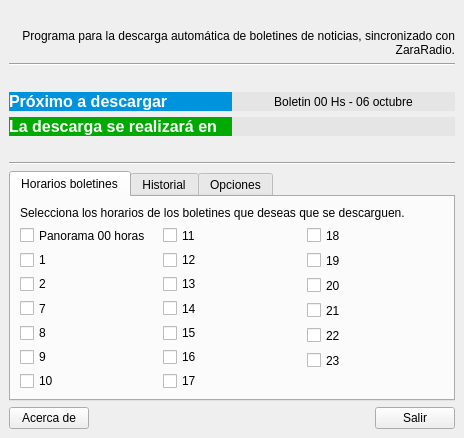
<?xml version="1.0" encoding="UTF-8"?>
<ui version="4.0">
 <class>MainWindow</class>
 <widget class="QMainWindow" name="MainWindow">
  <property name="geometry">
   <rect>
    <x>0</x>
    <y>0</y>
    <width>464</width>
    <height>428</height>
   </rect>
  </property>
  <property name="windowTitle">
   <string>Telam Downloader 1.0</string>
  </property>
  <widget class="QWidget" name="centralwidget">
   <layout class="QVBoxLayout" name="verticalLayout_8">
    <item>
     <layout class="QVBoxLayout" name="verticalLayout_7">
      <item>
       <widget class="QLabel" name="lbLogo">
        <property name="text">
         <string/>
        </property>
        <property name="alignment">
         <set>Qt::AlignCenter</set>
        </property>
       </widget>
      </item>
      <item>
       <widget class="QLabel" name="label">
        <property name="text">
         <string>&lt;html&gt;&lt;head/&gt;&lt;body&gt;&lt;p&gt;Programa para la descarga automática de boletines de noticias, sincronizado con ZaraRadio.&lt;/p&gt;&lt;/body&gt;&lt;/html&gt;</string>
        </property>
        <property name="scaledContents">
         <bool>false</bool>
        </property>
        <property name="alignment">
         <set>Qt::AlignRight|Qt::AlignTrailing|Qt::AlignVCenter</set>
        </property>
        <property name="wordWrap">
         <bool>true</bool>
        </property>
       </widget>
      </item>
     </layout>
    </item>
    <item>
     <widget class="Line" name="line">
      <property name="orientation">
       <enum>Qt::Horizontal</enum>
      </property>
     </widget>
    </item>
    <item>
     <widget class="QLabel" name="label_7">
      <property name="text">
       <string/>
      </property>
     </widget>
    </item>
    <item>
     <layout class="QHBoxLayout" name="horizontalLayout_4">
      <property name="spacing">
       <number>0</number>
      </property>
      <item>
       <widget class="QLabel" name="label_5">
        <property name="sizePolicy">
         <sizepolicy hsizetype="Preferred" vsizetype="Preferred">
          <horstretch>0</horstretch>
          <verstretch>0</verstretch>
         </sizepolicy>
        </property>
        <property name="styleSheet">
         <string notr="true">background-color: rgb(0, 147, 221);
color: rgb(255, 255, 255);
font:bold;
font-size: 16px;</string>
        </property>
        <property name="text">
         <string>Próximo a descargar</string>
        </property>
       </widget>
      </item>
      <item>
       <widget class="QLabel" name="lbProximoDescargar">
        <property name="styleSheet">
         <string notr="true">background-color: rgb(229, 229, 229);</string>
        </property>
        <property name="text">
         <string>Boletin 00 Hs - 06 octubre</string>
        </property>
        <property name="alignment">
         <set>Qt::AlignCenter</set>
        </property>
        <property name="indent">
         <number>10</number>
        </property>
       </widget>
      </item>
     </layout>
    </item>
    <item>
     <layout class="QHBoxLayout" name="horizontalLayout_5">
      <property name="spacing">
       <number>0</number>
      </property>
      <item>
       <widget class="QLabel" name="label_6">
        <property name="sizePolicy">
         <sizepolicy hsizetype="Preferred" vsizetype="Preferred">
          <horstretch>0</horstretch>
          <verstretch>0</verstretch>
         </sizepolicy>
        </property>
        <property name="styleSheet">
         <string notr="true">background-color: rgb(0, 170, 0);
color: rgb(255, 255, 255);
font:bold;
font-size: 16px;</string>
        </property>
        <property name="text">
         <string>La descarga se realizará en</string>
        </property>
       </widget>
      </item>
      <item>
       <widget class="QLabel" name="lbTiempoRestante">
        <property name="styleSheet">
         <string notr="true">background-color: rgb(229, 229, 229);</string>
        </property>
        <property name="text">
         <string/>
        </property>
        <property name="alignment">
         <set>Qt::AlignCenter</set>
        </property>
        <property name="indent">
         <number>10</number>
        </property>
       </widget>
      </item>
     </layout>
    </item>
    <item>
     <widget class="QLabel" name="label_8">
      <property name="text">
       <string/>
      </property>
     </widget>
    </item>
    <item>
     <widget class="Line" name="line_2">
      <property name="orientation">
       <enum>Qt::Horizontal</enum>
      </property>
     </widget>
    </item>
    <item>
     <widget class="QTabWidget" name="tabWidget">
      <property name="currentIndex">
       <number>0</number>
      </property>
      <widget class="QWidget" name="tab">
       <attribute name="title">
        <string>Horarios boletines</string>
       </attribute>
       <layout class="QVBoxLayout" name="verticalLayout_4">
        <item>
         <widget class="QLabel" name="label_2">
          <property name="text">
           <string>Selecciona los horarios de los boletines que deseas que se descarguen.</string>
          </property>
         </widget>
        </item>
        <item>
         <layout class="QHBoxLayout" name="horizontalLayout">
          <item>
           <layout class="QVBoxLayout" name="verticalLayout">
            <item>
             <widget class="QCheckBox" name="checkBox_0">
              <property name="text">
               <string>Panorama 00 horas</string>
              </property>
             </widget>
            </item>
            <item>
             <widget class="QCheckBox" name="checkBox_1">
              <property name="text">
               <string>1</string>
              </property>
             </widget>
            </item>
            <item>
             <widget class="QCheckBox" name="checkBox_2">
              <property name="text">
               <string>2</string>
              </property>
             </widget>
            </item>
            <item>
             <widget class="QCheckBox" name="checkBox_7">
              <property name="text">
               <string>7</string>
              </property>
             </widget>
            </item>
            <item>
             <widget class="QCheckBox" name="checkBox_8">
              <property name="text">
               <string>8</string>
              </property>
             </widget>
            </item>
            <item>
             <widget class="QCheckBox" name="checkBox_9">
              <property name="text">
               <string>9</string>
              </property>
             </widget>
            </item>
            <item>
             <widget class="QCheckBox" name="checkBox_10">
              <property name="text">
               <string>10</string>
              </property>
             </widget>
            </item>
           </layout>
          </item>
          <item>
           <layout class="QVBoxLayout" name="verticalLayout_2">
            <item>
             <widget class="QCheckBox" name="checkBox_11">
              <property name="text">
               <string>11</string>
              </property>
             </widget>
            </item>
            <item>
             <widget class="QCheckBox" name="checkBox_12">
              <property name="text">
               <string>12</string>
              </property>
             </widget>
            </item>
            <item>
             <widget class="QCheckBox" name="checkBox_13">
              <property name="text">
               <string>13</string>
              </property>
             </widget>
            </item>
            <item>
             <widget class="QCheckBox" name="checkBox_14">
              <property name="text">
               <string>14</string>
              </property>
             </widget>
            </item>
            <item>
             <widget class="QCheckBox" name="checkBox_15">
              <property name="text">
               <string>15</string>
              </property>
             </widget>
            </item>
            <item>
             <widget class="QCheckBox" name="checkBox_16">
              <property name="text">
               <string>16</string>
              </property>
             </widget>
            </item>
            <item>
             <widget class="QCheckBox" name="checkBox_17">
              <property name="text">
               <string>17</string>
              </property>
             </widget>
            </item>
           </layout>
          </item>
          <item>
           <layout class="QVBoxLayout" name="verticalLayout_3">
            <item>
             <widget class="QCheckBox" name="checkBox_18">
              <property name="text">
               <string>18</string>
              </property>
             </widget>
            </item>
            <item>
             <widget class="QCheckBox" name="checkBox_19">
              <property name="text">
               <string>19</string>
              </property>
             </widget>
            </item>
            <item>
             <widget class="QCheckBox" name="checkBox_20">
              <property name="text">
               <string>20</string>
              </property>
             </widget>
            </item>
            <item>
             <widget class="QCheckBox" name="checkBox_21">
              <property name="text">
               <string>21</string>
              </property>
             </widget>
            </item>
            <item>
             <widget class="QCheckBox" name="checkBox_22">
              <property name="text">
               <string>22</string>
              </property>
             </widget>
            </item>
            <item>
             <widget class="QCheckBox" name="checkBox_23">
              <property name="text">
               <string>23</string>
              </property>
             </widget>
            </item>
            <item>
             <widget class="QLabel" name="label_3">
              <property name="text">
               <string/>
              </property>
             </widget>
            </item>
           </layout>
          </item>
         </layout>
        </item>
        <item>
         <spacer name="verticalSpacer_2">
          <property name="orientation">
           <enum>Qt::Vertical</enum>
          </property>
          <property name="sizeHint" stdset="0">
           <size>
            <width>20</width>
            <height>40</height>
           </size>
          </property>
         </spacer>
        </item>
       </layout>
      </widget>
      <widget class="QWidget" name="tab_3">
       <attribute name="title">
        <string>Historial</string>
       </attribute>
       <layout class="QVBoxLayout" name="verticalLayout_10">
        <item>
         <widget class="QLabel" name="label_10">
          <property name="text">
           <string>Registro de sucesos</string>
          </property>
         </widget>
        </item>
        <item>
         <widget class="QTextEdit" name="teLog">
          <property name="verticalScrollBarPolicy">
           <enum>Qt::ScrollBarAlwaysOn</enum>
          </property>
         </widget>
        </item>
        <item>
         <layout class="QHBoxLayout" name="horizontalLayout_7">
          <item>
           <spacer name="horizontalSpacer_2">
            <property name="orientation">
             <enum>Qt::Horizontal</enum>
            </property>
            <property name="sizeHint" stdset="0">
             <size>
              <width>40</width>
              <height>20</height>
             </size>
            </property>
           </spacer>
          </item>
          <item>
           <widget class="QPushButton" name="btLimpiar">
            <property name="text">
             <string>Limpiar</string>
            </property>
           </widget>
          </item>
         </layout>
        </item>
       </layout>
      </widget>
      <widget class="QWidget" name="tab_2">
       <attribute name="title">
        <string>Opciones</string>
       </attribute>
       <layout class="QVBoxLayout" name="verticalLayout_9">
        <item>
         <layout class="QVBoxLayout" name="verticalLayout_5">
          <item>
           <widget class="QLabel" name="label_4">
            <property name="text">
             <string>Ubicación de descarga</string>
            </property>
           </widget>
          </item>
          <item>
           <layout class="QHBoxLayout" name="horizontalLayout_3">
            <item>
             <widget class="QLineEdit" name="leUbicacionDescarga"/>
            </item>
            <item>
             <widget class="QPushButton" name="btExaminarUD">
              <property name="maximumSize">
               <size>
                <width>50</width>
                <height>16777215</height>
               </size>
              </property>
              <property name="text">
               <string>...</string>
              </property>
             </widget>
            </item>
           </layout>
          </item>
         </layout>
        </item>
        <item>
         <layout class="QVBoxLayout" name="verticalLayout_6">
          <item>
           <widget class="QLabel" name="label_9">
            <property name="text">
             <string>Ubicación archivo relacionado (.lst) ZaraRadio</string>
            </property>
           </widget>
          </item>
          <item>
           <layout class="QHBoxLayout" name="horizontalLayout_6">
            <item>
             <widget class="QLineEdit" name="leUbicacionLST"/>
            </item>
            <item>
             <widget class="QPushButton" name="btExaminarULST">
              <property name="maximumSize">
               <size>
                <width>50</width>
                <height>16777215</height>
               </size>
              </property>
              <property name="text">
               <string>...</string>
              </property>
             </widget>
            </item>
           </layout>
          </item>
         </layout>
        </item>
        <item>
         <spacer name="verticalSpacer">
          <property name="orientation">
           <enum>Qt::Vertical</enum>
          </property>
          <property name="sizeHint" stdset="0">
           <size>
            <width>20</width>
            <height>40</height>
           </size>
          </property>
         </spacer>
        </item>
       </layout>
      </widget>
     </widget>
    </item>
    <item>
     <layout class="QHBoxLayout" name="horizontalLayout_2">
      <item>
       <widget class="QPushButton" name="btAcercaDe">
        <property name="text">
         <string>Acerca de</string>
        </property>
       </widget>
      </item>
      <item>
       <spacer name="horizontalSpacer">
        <property name="orientation">
         <enum>Qt::Horizontal</enum>
        </property>
        <property name="sizeHint" stdset="0">
         <size>
          <width>40</width>
          <height>20</height>
         </size>
        </property>
       </spacer>
      </item>
      <item>
       <widget class="QPushButton" name="btSalir">
        <property name="text">
         <string>Salir</string>
        </property>
       </widget>
      </item>
     </layout>
    </item>
   </layout>
  </widget>
 </widget>
 <resources/>
 <connections>
  <connection>
   <sender>btLimpiar</sender>
   <signal>clicked()</signal>
   <receiver>teLog</receiver>
   <slot>clear()</slot>
   <hints>
    <hint type="sourcelabel">
     <x>486</x>
     <y>437</y>
    </hint>
    <hint type="destinationlabel">
     <x>101</x>
     <y>255</y>
    </hint>
   </hints>
  </connection>
 </connections>
</ui>
